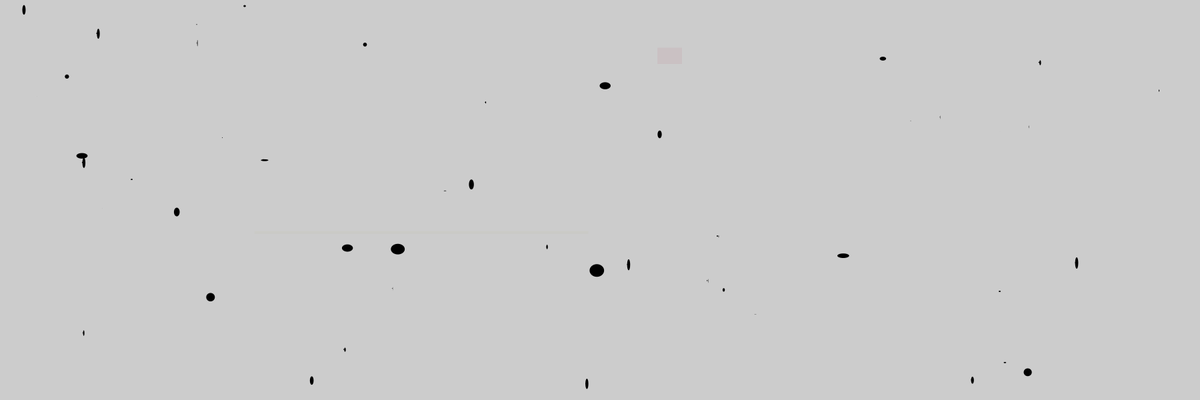
Frame 1 (no input)
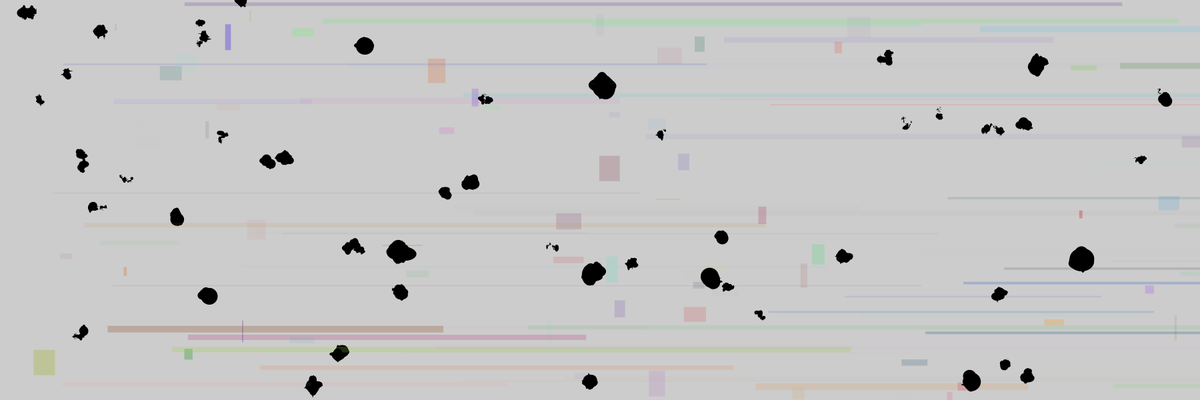
Frame 60 (the mouse pressed at the canvas centre just before this capture)
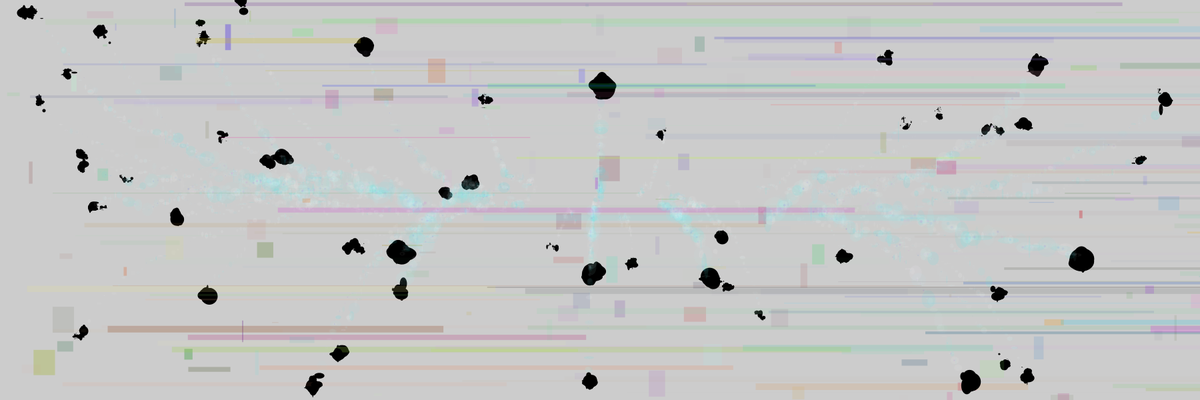
Frame 120 (the mouse held since frame 60 and released just before this capture)

The Processing sketch that drew these frames (run headless with seeded random() and noise(); from frame 60 on, the mouse is pressed at the canvas centre):

// Processing sketch: creature_2
// ── creature_2.pde

int numFriends; // sets number of objects

People[] friends; //creates class people


void setup(){    // initial code
  size(1800,600); // sets size of screen 
  numFriends = 50; // sets number
  
  friends = new People[numFriends]; 
  
         //forloop to create all objects
        for ( int i=0; i<numFriends; i++){  
            friends[i] = new People();  // calls new object
        } 
        
    }   
    

void draw(){  // loop through

  frameRate(random(14,45)); // better Framerate: changes every frame
  
  //forllop to call function click to update when mouse pressed
   for ( int i=0; i<numFriends; i++){
       if(mousePressed){
            friends[i].click(); //call function click
       }
          friends[i].update();
      }
     
     
     //background noise
     
fill(random(255),random(255),random(255),random(60));
rect(random(width),random(height),random(1500),random(10));
fill(random(255),random(255),random(255),random(80));
rect(random(width),random(height),random(40),random(40));
        
        
        
        
        
    }
    
// ── People.pde
class People{
  
 //variables
 float size;  // sets overall size
 float xPos, yPos;   //sets overall position
 float xSpeed, ySpeed;    // sets speed in x and y
 color c1;//  initulizes color 1
 color c2;//  initulizes color 2
 float r1,g1,b1,a1; // var for color 1
 float r2,g2,b2,a2; // var for color 2
    float startSpreadX;
    float startSpreadY;
 
 //constructor
 
 
 People(){

  size =  random(.5);
   //size = 10;         // sets initial overall size
   xPos =  random(width);     // sets initial x position
   yPos =  random(height);    // sets initial y position
   //xSpeed= random(-3,3);     // initial speed
   //ySpeed= random(-3,3);     // initial speed
 
    c1 = color(r1,g1,b1,a1);// initial color of c1
    c2 = color(r2,g2,b2,a2);
   
 
 }

 
 
 
 // ON MOUSE CLICK
 
 void click(){
 //xPos = mouseX;  // if you want to follow mouse
 //yPos = mouseY;
 

 
 
 
  //xPos = random(width);
  //yPos = random(height);
 
 //r1 = random(255);
 //g1 = 255;
 //b1 = 0;
 //a1 = 255;
 
 //r2 = 0;
 //g2 = 255;
 //b2 = 0;
 //a2 = 255;
 }
 
 
 
 void update(){
   size = size + random(-.055,.05);
 r1 = r1 + random(-5.5);
 g1 = g1 + random(-5.5);
 b1 = b1+ random(-5.5);
 a1 =  a1+ random(-5.5);
 
 
 r2 =  r2 + random(-5.5);
 g2 =  g2 + random(-5.5);
 b2 =  b2 + random(-5.5);
 a2 =  a2 + random(-5.5);
startSpreadX = random(-mouseX,mouseY);
startSpreadY = random(-mouseX,mouseX);
  
  
   noStroke();
   
  //xSpeed= 10;
  //ySpeed= 10;
   
   

   
   
   //fill(c2);
  //// fill(255,255,0);
   //ellipse(xPos, yPos, size*10, size*10);

   //  fill(c1);
   //ellipse(xPos, yPos, size, size*20);
   //   ellipse(xPos, yPos, random(size*50),random(size*50));
   // fill(c2);
   // //fill(240,100,100,100);
   // ellipse(xPos -(size*4), yPos-(size*2), (size*10) + random(-8,8), (size*10) + random(-8,8));
   // fill(0,0,0,20);
   // ellipse(xPos-(size*5), yPos-(size+size*0.5), size*5, size*5);
  
  
      fill(c1);
   
    ellipse(xPos, yPos, random(size*50),random(size*50));
    fill(2555,255,255,a1);
    //fill(240,100,100,100);
    ellipse(xPos -(size*4), yPos-(size*2), (size*10) + random(-8,8), (size*10) + random(-8,8));
    fill(c2);
    ellipse(xPos-(size*5), yPos-(size+size*0.5), size*5, size*5);
    
    //stroke(255);
    line(xPos-(size*16), yPos+(size*10), xPos+(size*11), yPos + (size*10));
  
  
  
  if(mousePressed){
   c1 = color(r1,g1,b1,a1);
   r1 = random(0,255);
   g1 = random(240,255);
   b1 = random(240,255);
   a1 = random(30);
    c2 = color(r2,g2,b2,a2);
   r2 = random(0,255);
   g2 = random(0,255);
   b2 = random(240,255);
   a2 = random(30);
 
    //xPos = mouseX + startSpreadX;
    //yPos = mouseY + startSpreadY;
 
 
    //xPos = xPos *.98 + mouseX *(.02);
   //yPos = yPos *.98 + mouseY *(.02);
 
 
    //xPos = xPos *.99 + mouseX * .01;
    //yPos = yPos *.99 + mouseY * .01;
    
   xPos += xSpeed*4;
   yPos += ySpeed*4;
   
   xPos = xPos *.99 + mouseX *(.01);
   yPos = yPos *.95 + mouseY *(.05 + random(-.02,.02));
 
 
} else {
  
  
  
  
  
   xPos += xSpeed + random(-2,2);
   yPos += ySpeed + random(-2,2);

}
 }
}
